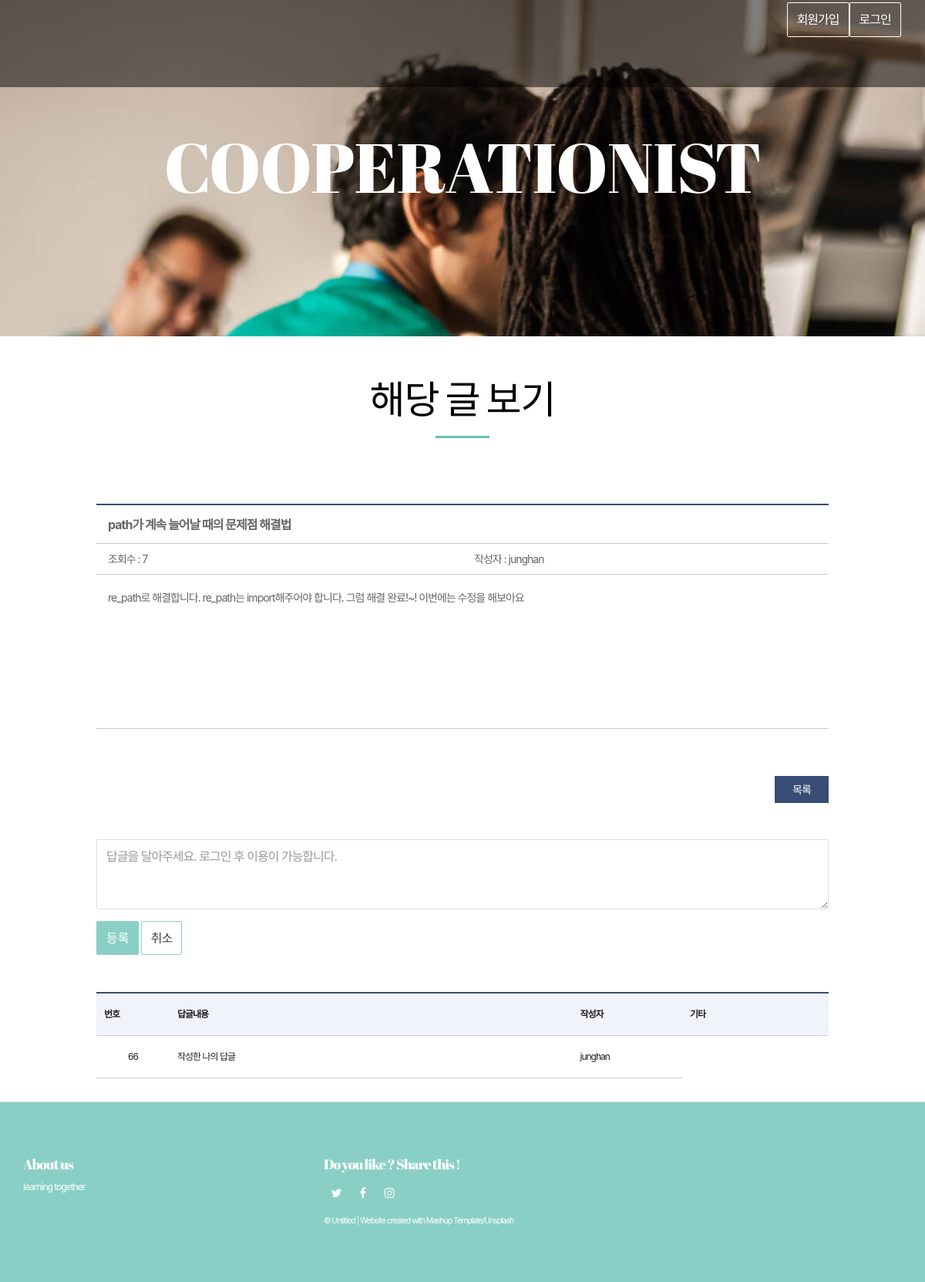
Page /viewList/moreView/?id=6 on the committed database.
### web01/models.py (models this page shows)
class Content(models.Model):
    objects = models.Manager()
    title = models.CharField(max_length=105)
    context = models.CharField(max_length=225)
    cnt = models.IntegerField(default=0)
    userId = models.ForeignKey(User, on_delete=models.CASCADE)

class User(models.Model):
    objects = models.Manager()
    user_id = models.CharField(max_length=50)
    password = models.CharField(max_length=50)

class Reply(models.Model):
    objects = models.Manager()
    user = models.CharField(max_length=50)
    replyCon = models.CharField(max_length=200)
    originalCon = models.ForeignKey(Content, on_delete=models.CASCADE)

### web01/views.py (the view)
# urls.py: re_path(r'moreView/$', views.moreView, name="moreview"),
def moreView(request):
    get_id = request.GET['id']
    if request.session.get('user'):
        get_user = request.session['user']
    else:
        get_user = None
    content = Content.objects.get(id = get_id)
    replies = Reply.objects.filter(originalCon=content)
    content.cnt = content.cnt + 1
    content.save()
    return render(request,"web01/view.html",{'content':content,'replies':replies, 'user':get_user})

### web01/templates/web01/view.html (shortened to what this page needs)
{% extends 'web01/base.html' %}
{% block content %}
    <br><br>
        <div class="section-container-spacer">
            <h2 class="text-center">해당 글 보기</h2>
        </div>
    <form action="" method="GET"> {% csrf_token %}
    <div class="bodytext_area box_inner">
        <ul class="bbsview_list">
            <li class="bbs_title"> {{ content.title }} </li>
            <li class="bbs_date">조회수 : <span>{{content.cnt}}</span></li>
            <li class="bbs_date">작성자 : <span>{{content.userId.user_id}}</span></li>
            <li class="bbs_content">
                <div class="editer_content">
                    {{ content.context }}
                </div>
            </li>
        </ul>
        <p class="btn_line txt_right">
            <a href="{% url 'viewList' %}" class="btn_bbs">목록</a>
        </p>
    </form>
        <br>
        <form action="./createReply/" method="POST">
            <div class="form-group">
                <textarea id="Text" class="form-control" rows="3" name="context" placeholder="답글을 달아주세요. 로그인 후 이용이 가능합니다."></textarea>
            </div>
            <button type="submit" class="btn btn-primary">등록</button>
            <a href="./moreView/?id={{content.id}}" class="btn btn-default">취소</a>
        </form>
        <table class="bbsListTbl">
        <br><br><br>
            <thead>
                <tr>
                    <th scope="col">번호</th>
                    <th scope="col">답글내용</th>
                    <th scope="col">작성자</th>
                    <th scope="col">기타</th>
                </tr>
            </thead>
            <tbody>
                {% for reply in replies %}
                <form action="./deleteReply/" method="POST" name="replyform">
                        <tr id="showHide">
                            <td>{{ reply.id }}</td>
                            <td class="tit_notice" >
                                <div id="show">
                                    {{reply.replyCon}}
                                </div>
                            </td>
                            <td class="tit_notice">{{reply.user}}</td>
                        </tr>
                </form>
                {% endfor %}
            </tbody>
        </table>
{% endblock %}

### static/css/common.css (style rules this page uses)
html, body, div, span, applet, object, iframe, h1, h2, h3, h4, h5, h6, p, blockquote, pre, a, abbr, acronym, address, big, cite, code, del, dfn, em, img, ins, kbd, q, s, samp, small, strike, strong, sub, sup, tt, var, b, u, i, center, dl, dt, dd, ol, ul, li, fieldset, form, label, legend,button, table, caption, tbody, tfoot, thead, tr, th, td, article, aside, canvas, details, embed, figure, figcaption, footer, header, hgroup, menu, nav, output, ruby, section, summary, time, mark, audio, video { margin:0; padding:0; }
h1, h2, h3, h4, h5, h6 { font-weight:normal; font-size:inherit; }
body { line-height:1; }
img, fieldset, a { border:none; }
table, thead, tbody, tfoot { border-collapse:collapse; border-spacing:0; border:0 none; }
ul, ol, li { list-style:none; }
input, select, textarea, button, form img, label { vertical-align:middle; }
a { text-decoration:none; }
a:link { color:#444; }
textarea { -webkit-appearance:none; box-sizing:border-box; padding:10px; border:1px solid #ccc; font-size:15px; }
html { height:100%; }
body { height:100%; font-family:'Malgun Gothic','맑은 고딕',sans-serif; font-size:16px; letter-spacing:-1px; color:#444; white-space:normal; word-wrap:break-word; }
input, select, textarea { box-sizing:border-box; font-size:15px; font-family:'Malgun Gothic','맑은 고딕',sans-serif; letter-spacing:-1px; color:#444; -webkit-appearance:none; }
textarea { box-sizing:border-box; padding:10px; border:1px solid #ccc; }
input, textarea { -webkit-appearance:none; border-radius:0; }
* { -webkit-text-size-adjust:none; }
.btn_line { text-align:center; font-size:0; }
.btn_line a { margin-left:10px; }
.btn_line a:first-child { margin-left:0; }
.btn_bbs { display:inline-block; width:70px; text-align:center; height:35px; font-size:14px; line-height:35px; vertical-align:middle; background:#384d75; color:#fff !important; }
.box_inner { width:1050px; margin:0 auto; }
.bodytext_area { box-sizing:border-box; padding:55px 50px 0; }
.bbsListTbl { width:100%; border-top:2px solid #384d75; }
.bbsListTbl th, .bbsListTbl td { padding:10px; box-sizing:border-box; height:55px; }
.bbsListTbl th { border-bottom:1px solid #ccc; background:#f0f3fa; }
.bbsListTbl td { text-align:center; line-height:1.3; border-bottom:1px solid #ccc; }
.bbsListTbl td.tit_notice { text-align:left; }
.bbsListTbl td:nth-child(1) { width:10%; }
.bbsListTbl td:nth-child(2) { width:55%; }
.bbsListTbl td:nth-child(3) { width:15%; }
.bbsview_list { padding-bottom:30px; border-top:2px solid #384d75; }
.bbsview_list li { box-sizing:border-box; padding:0 15px; border-bottom:1px solid #ccc; font-size:14px; color:#666; }
.bbsview_list li.bbs_title { width:100%; overflow:hidden; white-space:nowrap; text-overflow:ellipsis; height:50px; line-height:50px; font-weight:bold; font-size:16px; }
.bbsview_list li.bbs_date { height:40px; line-height:40px; float:left; width:50%; }
.bbsview_list li.bbs_content { clear:both; min-height:200px; padding:20px 15px; }
.bbsview_list li.bbs_content .editer_content { line-height:1.4; }
.btn_line { padding:20px 0; }

### static/css/layout_base.css (style rules this page uses)
.txt_right { text-align:right !important; }

### web01/templates/web01/base.html (style rules this page uses)
body, button, input, select, table, textarea { font-size: 12px; line-height: 16px; color: #202020; font-family: -apple-system,BlinkMacSystemFont,"Malgun Gothic","맑은 고딕",helvetica,"Apple SD Gothic Neo",sans-serif; }

### rows in the picture
Content: title "path가 계속 늘어날 때의 문제점 해결법", cnt "7", userId.user_id "junghan", context "re_path로 해결합니다. re_path는 import해주어야 합니다. 그럼 해결 완료!~! 이번에는 수정을 해보아요"
Reply: id "66", replyCon "작성한 나의 답글", user "junghan"
